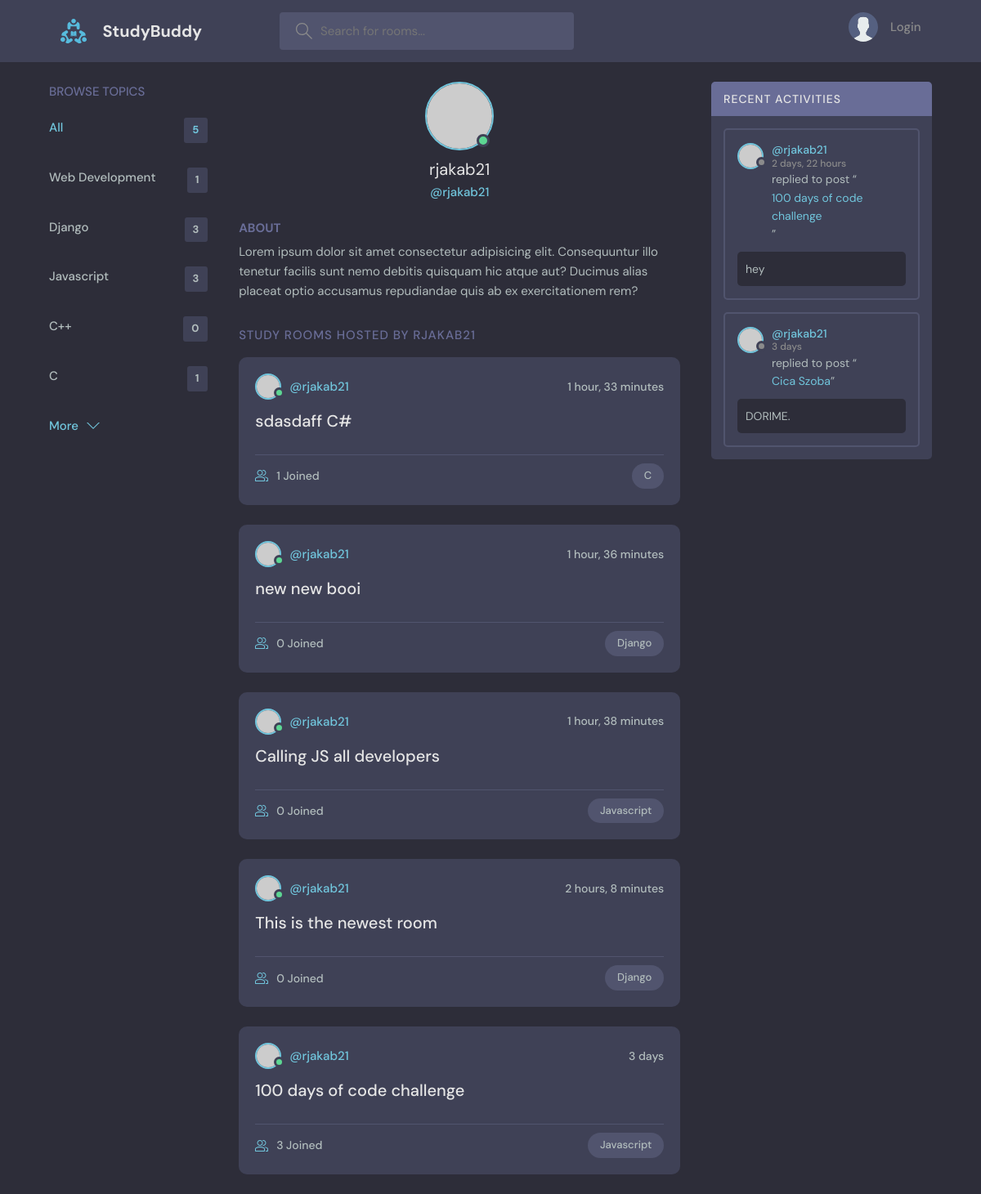
Page /profile/1/ on the committed database.
### base/models.py (models this page shows, shortened)
class Topic(models.Model):
    name = models.CharField(max_length=200)

class Room(models.Model):
    host = models.ForeignKey(User, on_delete=models.SET_NULL, null=True)
    topic = models.ForeignKey(Topic, on_delete=models.SET_NULL, null=True)
    name = models.CharField(max_length=200)
    description = models.TextField(null=True, blank=True)
    participants = models.ManyToManyField(
        User, related_name='participants', blank=True)
    updated = models.DateTimeField(auto_now=True)
    created = models.DateTimeField(auto_now_add=True)
    class Meta:
        ordering = ['-updated', '-created']
    def __str__(self) -> str:
        return self.name

class Message(models.Model):
    user = models.ForeignKey(User, on_delete=models.CASCADE)
    room = models.ForeignKey(Room, on_delete=models.CASCADE)
    body = models.TextField()
    updated = models.DateTimeField(auto_now=True)
    created = models.DateTimeField(auto_now_add=True)
    class Meta:
        ordering = ['-updated', '-created']

### base/views.py (the view)
# urls.py: path("profile/<str:pk>/", views.userProfile, name="user-profile"),
def userProfile(request, pk):
    user = User.objects.get(id=pk)
    rooms = user.room_set.all()
    room_messages = user.message_set.all()
    topics = Topic.objects.all()
    context = {'user': user, 'rooms': rooms,
               'room_messages': room_messages, 'topics': topics}
    return render(request, 'base/profile.html', context=context)

### base/templates/base/profile.html (shortened to what this page needs)
{% extends 'main.html' %}
{% block content %}
<main class="profile-page layout layout--3">
  <div class="container">
    {% include 'base/topics_component.html' %}
    <div class="roomList">
      <div class="profile">
        <div class="profile__avatar">
          <div class="avatar avatar--large active">
            <img src="https://randomuser.me/api/portraits/men/11.jpg" />
          </div>
        </div>
        <div class="profile__info">
          <h3>{{user.username}}</h3>
          <p>@{{user.username}}</p>
        </div>
        <div class="profile__about">
          <h3>About</h3>
          <p>
            Lorem ipsum dolor sit amet consectetur adipisicing elit. Consequuntur illo tenetur
            facilis sunt nemo debitis quisquam hic atque aut? Ducimus alias placeat optio
            accusamus repudiandae quis ab ex exercitationem rem?
          </p>
        </div>
      </div>
      <div class="roomList__header">
        <div>
          <h2>Study Rooms Hosted by {{user.username}}</a>
          </h2>
        </div>
      </div>
      {% include 'base/feed_component.html' %}
    </div>
    {% include 'base/activity_component.html' %}
  </div>
</main>
{% endblock content %}

### base/templates/base/topics_component.html
<div class="topics">
    <div class="topics__header">
        <h2>Browse Topics</h2>
    </div>
    <ul class="topics__list">
        <li>
            <a href="{% url 'home' %}" class="active">All <span>{{topics.count}}</span></a>
        </li>
        {% for topic in topics %}
        <li>
            <a href="{% url 'home' %}?q={{topic.name}}">{{topic.name}} <span>{{topic.room_set.all.count}}</span></a>
        </li>
        {% endfor %}
    </ul>
    <a class="btn btn--link" href="/">
        More
        <svg version="1.1" xmlns="http://www.w3.org/2000/svg" width="32" height="32" viewBox="0 0 32 32">
            <title>chevron-down</title>
            <path d="M16 21l-13-13h-3l16 16 16-16h-3l-13 13z"></path>
        </svg>
    </a>
</div>

### base/templates/base/feed_component.html (shortened to what this page needs)
{% for room in rooms %}
<div class="roomListRoom">
    <div class="roomListRoom__header">
        <a href="{% url 'user-profile' room.host.id %}" class="roomListRoom__author">
            <div class="avatar avatar--small active">
                <img src="https://randomuser.me/api/portraits/men/11.jpg" />
            </div>
            <span>@{{room.host.username}}</span>
        </a>
        <div class="roomListRoom__actions">
            <span>{{room.created|timesince}}</span>
        </div>
    </div>
    <div class="roomListRoom__content">
        <a href="{% url 'room' room.id %}">{{room.name}}</a>
    </div>
    <div class="roomListRoom__meta">
        <a class="roomListRoom__joined">
            {{room.participants.all.count}} Joined
        </a>
        <p class="roomListRoom__topic">{{room.topic.name}}</p>
    </div>
</div>
{% endfor %}

### base/templates/base/activity_component.html (shortened to what this page needs)
<div class="activities">
    <div class="activities__header">
        <h2>Recent Activities</h2>
    </div>
    {% for message in room_messages %}
    <div class="activities__box">
        <div class="activities__boxHeader roomListRoom__header">
            <a href="{% url 'user-profile' message.user.id %}" class="roomListRoom__author">
                <div class="avatar avatar--small">
                    <img src="https://randomuser.me/api/portraits/women/11.jpg" />
                </div>
                <p>
                    @{{message.user}}
                    <span>{{message.created|timesince}}</span>
                </p>
            </a>
        </div>
        <div class="activities__boxContent">
            <p>replied to post “<a href="{% url 'room' message.room.id %}">{{message.room}}</a>”</p>
            <div class="activities__boxRoomContent">
                {{message.body}}
            </div>
        </div>
    </div>
    {% endfor %}
</div>

### rows in the picture
Topic: name "Web Development", room_set.all.count "1"
Topic: name "Django", room_set.all.count "3"
Topic: name "Javascript", room_set.all.count "3"
Topic: name "C++", room_set.all.count "0"
Topic: name "C", room_set.all.count "1"
Room: host.username "rjakab21", created "1 hour, 33 minutes", name "sdasdaff C#", participants.all.count "1", topic.name "C"
Room: host.username "rjakab21", created "1 hour, 36 minutes", name "new new booi", participants.all.count "0", topic.name "Django"
Room: host.username "rjakab21", created "1 hour, 38 minutes", name "Calling JS all developers", participants.all.count "0", topic.name "Javascript"
Room: host.username "rjakab21", created "2 hours, 8 minutes", name "This is the newest room", participants.all.count "0", topic.name "Django"
Room: host.username "rjakab21", created "3 days", name "100 days of code challenge", participants.all.count "3", topic.name "Javascript"
Message: user "rjakab21", created "2 days, 22 hours", room "100 days of code challenge", body "hey"
Message: user "rjakab21", created "3 days", room "Cica Szoba", body "DORIME."

### other values in the picture
{{ topics.count }} "5"
{{ user.username }} "rjakab21"
{{ user.username }} "RJAKAB21"
